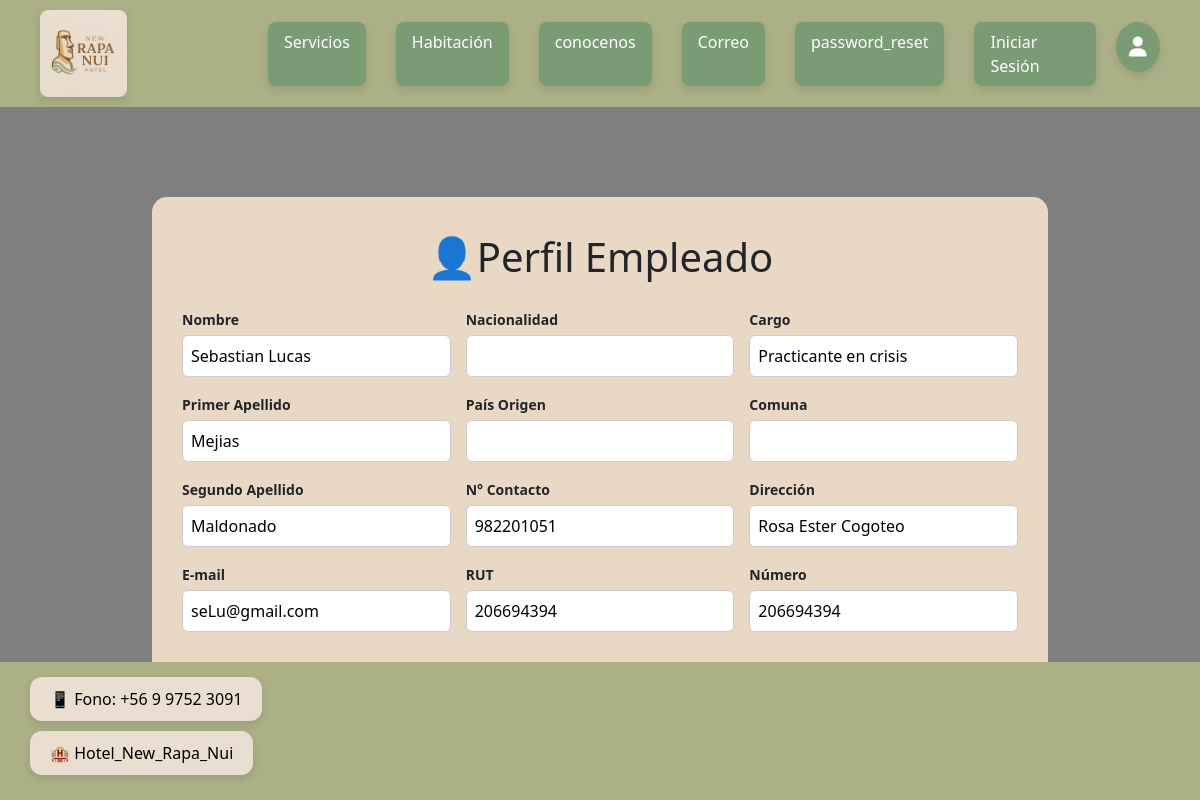
The page /listar_empleado/206694394/ on the database its author committed.
### app/models.py (models this page shows, shortened)
class Empleado(models.Model):
    Rut_Empleado = models.CharField(max_length=10,primary_key=True)
    nombre_empleado = models.CharField(max_length=40)
    Papellido_Empleado = models.CharField(max_length=40)
    Sapellido_Empleado = models.CharField(max_length=40)
    email_Empleado = models.EmailField()
    telefono_Empleado = models.IntegerField()
    cargo = models.CharField(max_length=30,default='')
    direccion = models.CharField(max_length=60,default='')

### app/views.py (the view)
# urls.py: path("listar_empleado/<id>/", listar_empleado, name="listar_empleado"),
def listar_empleado(request,id):
    empleado = Empleado.objects.get(Rut_Empleado=id)
    data = {
        'empleadoDatos': empleado
    }
    return render(request, "app/Empleados/perfil-empleado/perfil-empleado.html", data)

### app/templates/app/Empleados/perfil-empleado/perfil-empleado.html (shortened to what this page needs)
{% extends 'app/base.html' %}
{% load static %}
{% block extra_css %}
  <link rel="stylesheet" href="{% static 'app/css/perfil-empleado.css' %}">
{% endblock %}
{% block content %}
  <form class="form-container" action="/submit-reservation" method="post">
    <div class="form-icon">👤Perfil Empleado</div>
    <div class="form-grid">
      <div>
        <label for="nombre">Nombre</label>
          <input type="text" name="rut" value="{{ empleadoDatos.nombre_empleado }}" readonly>
        </div>
        <div>
          <label for="nacionalidad">Nacionalidad</label>
          <input type="text" name="rut" value="{{ empleadoDatos.id_Nacionalidad }}" readonly>
        </div>
        <div>
          <label for="cargo">Cargo</label>
          <input type="text" name="rut" value="{{ empleadoDatos.cargo }}" readonly>
        </div>
        <div>
          <label for="primer-apellido">Primer Apellido</label>
          <input type="text" name="rut" value="{{ empleadoDatos.Papellido_Empleado }}" readonly>
        </div>
        <div>
          <label for="pais-origen">País Origen</label>
          <input type="text" name="rut" value="{{ empleadoDatos.id_Nacionalidad }}" readonly>
        </div>
        <div>
          <label for="comuna">Comuna</label>
          <input type="text" name="rut" value="{{ empleadoDatos.comuna }}" readonly>
        </div>
        <div>
          <label for="segundo-apellido">Segundo Apellido</label>
          <input type="text" name="rut" value="{{ empleadoDatos.Sapellido_Empleado }}" readonly>
        </div>
        <div>
          <label for="contacto">N° Contacto</label>
          <input type="text" name="rut" value="{{ empleadoDatos.telefono_Empleado }}" readonly>
        </div>
        <div>
          <label for="direccion">Dirección</label>
          <input type="text" name="rut" value="{{ empleadoDatos.direccion }}" readonly>
        </div>
        <div>
          <label for="email">E-mail</label>
          <input type="text" name="rut" value="{{ empleadoDatos.email_Empleado }}" readonly>
        </div>
        <div>
          <label for="rut">RUT</label>
          <input type="text" name="rut" value="{{ empleadoDatos.Rut_Empleado }}" readonly>
        </div>
        <div>
          <label for="numero">Número</label>
          <input type="text" name="rut" value="{{ empleadoDatos.Rut_Empleado }}" readonly>
      </div>
    </div>
  </form>
{% endblock %}

### app/static/app/css/base.css (style rules this page uses)
html, body { height: 100%; width: 100%; }
body { flex: 1; }
html, body { height: 100%; margin: 0; padding: 0; }
body { display: flex; flex-direction: column; min-height: 100vh; }

### app/static/app/css/habitacion-emp.css (style rules this page uses)
body { position: relative; background-image: url("../img/fondo.png"); background-size: cover; background-position: center; background-repeat: no-repeat; background-attachment: fixed; height: 100vh; }
body::before { content: ''; position: absolute; top: 0; left: 0; width: 100%; height: 100%; background: rgba(0, 0, 0, 0.5); z-index: -1; }

### app/static/app/css/perfil-empleado.css (style rules this page uses)
body { position: relative; background-image: url("../img/fondo.png"); background-size: cover; background-position: center; background-repeat: no-repeat; background-attachment: fixed; height: 100vh; }
body::before { content: ''; position: absolute; top: 0; left: 0; width: 100%; height: 100%; background: rgba(0, 0, 0, 0.5); z-index: -1; }
.form-container { background-color: #e9d8c4; margin: 50px auto; padding: 30px; border-radius: 15px; width: 80%; max-width: 900px; }
.form-icon { text-align: center; font-size: 40px; margin-bottom: 20px; }
.form-grid { display: grid; grid-template-columns: repeat(3, 1fr); gap: 15px; }
label { font-weight: bold; font-size: 14px; display: block; margin-bottom: 5px; }
input { width: 100%; padding: 8px; border-radius: 6px; border: 1px solid #ccc; }

### app/static/app/css/agenda.css (style rules this page uses)
body { background-image: url("../img/fondo.png"); background-size: cover; background-position: center; background-repeat: no-repeat; background-attachment: fixed; height: 100vh; margin: 0; font-family: Arial, sans-serif; }
body::before { content: ''; position: fixed; top: 0; left: 0; width: 100%; height: 100%; background: rgba(0, 0, 0, 0.5); z-index: -1; }

### rows shown on the page
Empleado: rut "Sebastian Lucas", rut "Practicante en crisis", rut "Mejias", rut "Maldonado", rut "982201051", rut "Rosa Ester Cogoteo", rut "seLu@gmail.com", rut "206694394"
